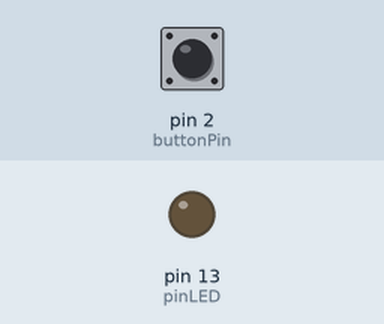
This sketch was run on a simulated Arduino Uno, built with avr-gcc and run on an emulated ATmega328P. Parts: output pins drawn as LEDs (lit = HIGH). The test bench sets the inputs (shaded band); at power-on: pin 2 (buttonPin) LOW.

Above: at 1.2 s.
1.3 s: pin 2 (buttonPin) pulled HIGH for 0.15 s
At 1.37 s:
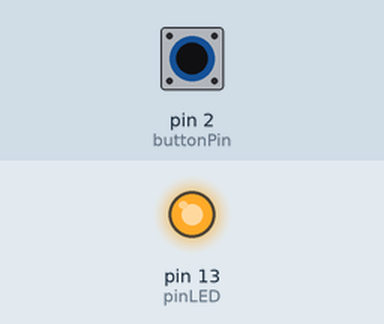
2.9 s: pin 2 (buttonPin) pulled HIGH for 3.2 s
At 7.2 s:
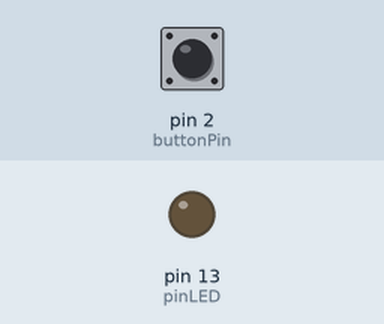
Timing chart, 0 to 8.7 s (numbered marks = the images above; inputs shaded):
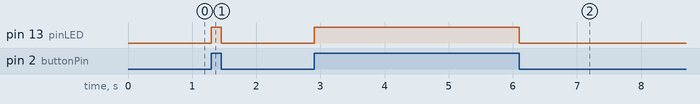

Measured:
- after the input at 1.3 s, pin 13 (pinLED): LOW → HIGH at once, → LOW 0.15 s later
- after the input at 2.9 s, pin 13 (pinLED): LOW → HIGH at once, → LOW 3.2 s later

The sketch:

LEDCommandeWithButton.ino
```cpp
int pinLED =13;
int buttonPin = 2;


void setup() {
  // put your setup code here, to run once:
  pinMode(buttonPin,INPUT);
  pinMode(pinLED,OUTPUT);

}

void loop() {
  // put your main code here, to run repeatedly:

  int buttonValue = 0;
  buttonValue = digitalRead(buttonPin);

  if(buttonValue == HIGH){
    digitalWrite(pinLED,HIGH);

    }else{
      digitalWrite(pinLED,LOW);

      }

}
```
